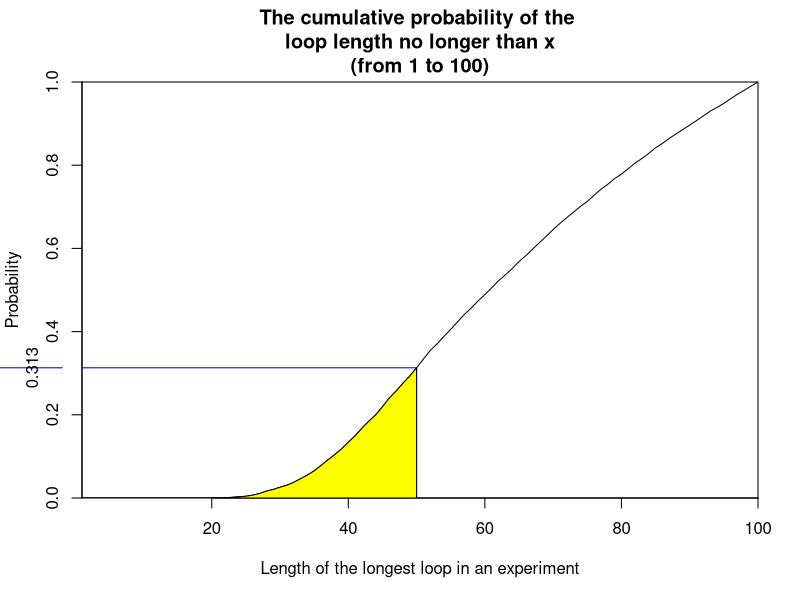
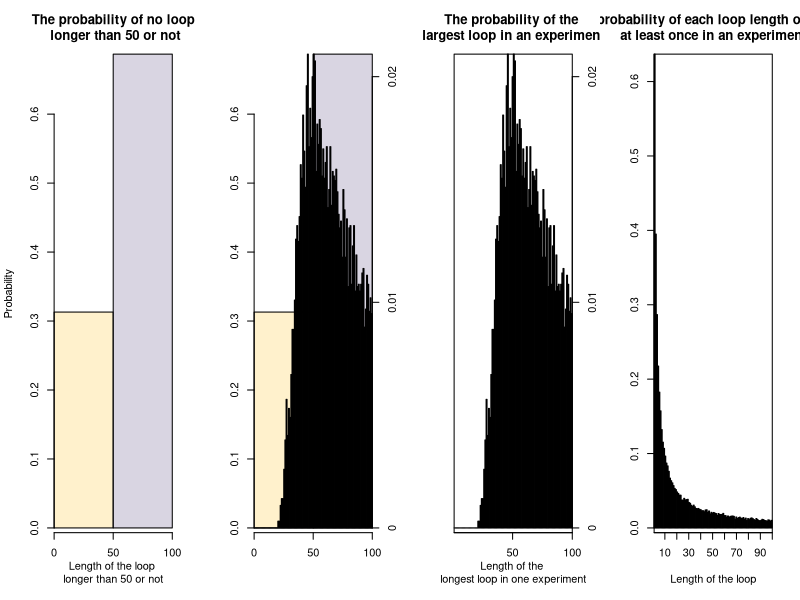

The R script that drew these images, in order:
##### Group member: 
# Sixiang Cheng, s2437109; Ruishuo Cheng, s2305931; Qinxuan Li, s2299101

# github repo's address: https://github.com/lavacakeC/SP_Groupwork_2.git

# We reviewed the topic together, understood the meaning of the topic. After roughly understanding the logic of the topic, we drew a flow chart to organize our ideas. According to the flow chart, Pone and Pall functions were written together and the relevant results were calculated to explore the surprising aspects of this problem. Sixiang completed the dloop function according to the ideas of the first two questions and calculated the results with examples. 
# After debug, together, we discussed the surprising aspects of this problem. After the preliminary code is determined, we have optimized and adjusted the code and integrated the code. Finally, in the visualising, to visualise the probabilities sensibly, we discussed many different ideas for plotting plots to show the success rate. Qinxuan and Ruishuo proposed ideas and gave their own understanding. Sixiang implemented them with codes and finally chose the most intuitive way
# Ruishuo and Qinxuan each undertake about 30% of the work,Sixiang undertake about 40% of the work

# Aim: There are 2n prisoners, 2n boxes, 2n cards with numbers from 1 to 2n, and a card is randomly placed in each box, using different strategies to simulate that each of them can be found in n attempts to open the box Probability of own corresponding number
# Strategy: For strategy 1, the prisoner is the first to open the box with their number. If the card number in the box is the same as the prisoner's number, it is successful. If they do not, the box with the card number is opened again. Strategy 2 is similar with strategy, just first box is randomly selected. Strategy 3 is every box is randomly selected.

# write the function "first_card" to determine the number of the card in the first box each prisoner opened when they enter the room 
# the inputs of function are: n(half of the total number of prisoners, cards and boxes), k(the prisoner's number), strategy(1 is that each prisoner first open the box corresponding to their prisoner number, if the card's number in the box is the prisoner's number, the prisoner succeeds. If the card's number is not the prisoner's number, open the next box corresponding to the card's number; 2 is similar with strategy 1, just the first box opened randomly; 3 is all the boxes opened randomly), card(the boxes' number)
# the output "card_find" is first card's number in the box they first choose
first_card <- function(n, k, strategy, card) {
  # use "if...else if..." conditional statement to assign value to "card_find"
  if (strategy == 1) {
    card_find <- card[k]
  }
  else if (strategy == 2) {
    # using sample funtion to select 1 number among 2n randomly
    card_find <- card[sample(c(1:(2*n)), 1)]
  }
  return(card_find)
}

# write the function "strategy_1_2" to determine whether the prisoner go free or not under the strategy 1 and 2
# the inputs of function are: n,k,card(same as function "first_card"); card_find(the output of the function "first_card")
# the output of the function is TRUE or FALSE, which means the prisoner go free or not
strategy_1_2 <- function(n, k, card, card_find) {
  Find_or_not <- FALSE
  # using for loop to implement that each time prisoner try, the prisoner open the box which number is corresponding to the card's number they see in the last box
  for (prisoner_try in 1:n) {
    # if statement is to implement when the prisoner find the number in the card corresponding their own number
    if (card_find == k) {
      # when if statement execution,Find_or_not changes to TRUE, then use break statement to jump out of the loop
      Find_or_not <- TRUE
      break
    }
    # when if statement not execution, the variable card_find reloads the value of card[card_find] 
    card_find <- card[card_find]
  }
  return(Find_or_not)
}

# write a function "strategy_3" simulation strategy 3 that the prisoner randomly chooses to open the box n times.
# the inputs of this funtion are n(the number of times can open the box, half number of total prisoners), k(prisoner's number), card(the box's number)
# the ouput is True or False, True means successfully find a card number in box that mach prisoner's number. False means didn't find number in the box that mach prisoner's number
# at this funtion, using sample function to randomly assign n numbers from 1 to 2n to simulate the value of opening n box each time. When one of the numbers is the same as the prisoner's number(k), the value corresponding to that array position becomes TRUE. Otherwise the value becomes FALSE. Then using sum funtion to calculate whether there have TRUE value in the array(1 occurs at most once)
strategy_3 <- function(n, k, card) {
  return(sum(k == card[sample(c(1:(2*n)), n)]) != 0)
}

# write the function "Pone" to estimate the probability of a single prisoner go free successfully under the chosen strategy
# the inputs of function are: n,k,strategy(same as above), nreps(the number of replicate simulations to run)
# the output of function is the probability of a single prisoner success under the chosen strategy
Pone <- function(n, k, strategy, nreps = 10000) {
  # First initialize some values that the function needs to call
  # the number of 2n prisoners is assigned successively, and then the escape_num value is set to 0 to calculate the number of successful escapes
  prisoner <- c(1:(2*n))
  escape_num <- 0
  
  # for loop is used to simulate the experiment nreps times
  for (rep in 1:nreps) {
    # Variable Initialization in loop. In each experiment, the card variable was randomly assigned from the prisoner variable
    card <- sample(prisoner)
    # When using strategy 1 or 2, use the first_card function to extract the number of the card each time the box is opened and assign that number to card_find
    if (strategy == 1 | strategy == 2) {
      card_find <- first_card(n, k, strategy, card)
      # The strategy_1_2 function is then called to determine if the card number is equal to the prisoner and return TRUE or FALSE. The escape_num is added to the return value of the different strategy functions to calculate the prisoner's success in finding the box containing his number
      escape_num <- escape_num + strategy_1_2(n, k, card, card_find)
    }
    # If strategy 3 is used, strategy_3 function is directly called
    else if (strategy == 3) {
      escape_num <- escape_num + strategy_3(n, k, card)
    }
    
  }
  # The probability of success was calculated by dividing the number of successes by nreps
  return(escape_num/nreps)
  
}

# test when n=5, which means there are 10 prisoners, estimate the probability of first prisoner go free successfully under the chosen strategy
Pone(5, 1, 1, 10000)
Pone(5, 1, 2, 10000)
Pone(5, 1, 3, 10000)

# test when n=50, which means there are 100 prisoners, estimate the probability of first prisoner go free successfully under the chosen strategy
Pone(50, 1, 1, 10000)
Pone(50, 1, 2, 10000)
Pone(50, 1, 3, 10000)


# write the function "Pall" to estimate the probability of all prisoners go free successfully under the chosen strategy
# the inputs of the function are n, strategy and nreps
# the output of function is the probability of all prisoners success by chosen different strategy
# The main idea of Pall function is very similar to that of Pone function, however, the pone function only targets one prisoner in each experiment, and the pall function considers whether all prisoners escape in each experiment
Pall <- function(n, strategy, nreps = 10000) {
  prisoner <- c(1:(2*n))
  success_escape <- 0
  
  for (rep in 1:nreps) {
    
    card <- sample(prisoner)
    escape_num <- 0
    
    # The main difference is that another for loop is embedded in the for loop to simulate that all prisoners enter the room in one of experiments. If one of the prisoners fails in each experiment, the strategy function referenced will return FALSE.
    for (k in 1:(2*n)) {
      # This part's logical is similar with the pone function 
      if (strategy == 1 | strategy == 2) {
        card_find <- first_card(n, k, strategy, card)
        Find_or_not <- strategy_1_2(n, k, card, card_find)
        # if one of the prisoner not run successfully, means all prisoner not run out successful. Use the if statement to determine when (! If find_or_not) is TRUE (meaning find_or_not is false), the condition fires, using a break statement to jump out of the current loop and making no changes to escape_num
        if (!Find_or_not) {break}
        escape_num <- escape_num + 1
      }
      # This part's logical is similar with the pone function 
      else if (strategy == 3) {
        Find_or_not <- strategy_3(n, k, card)
        if (!Find_or_not) {break}
        escape_num <- escape_num + 1
      }
    }
    # After 2n cycles, determine whether escape_num is equal to 2n (if it is equal to 2n, every prisoner has successfully escaped). This judgment returns true or false, counts the number of successes using success_escape, and returns its success probability
    success_escape <- success_escape + (escape_num == (2*n))
    
  }
  return(success_escape/nreps)
  
}

# when n=5, which means there are 10 prisoners, estimate the probability of all prisoners go free successfully under the chosen strategy in one experiment
Pall(5, 1, 10000)
Pall(5, 2, 10000)
Pall(5, 3, 10000)

# when n=50, which means there are 100 prisoners, estimate the probability of all prisoners go free successfully under the chosen strategy in one experiment
Pall(50, 1, 10000)
Pall(50, 2, 10000)
Pall(50, 3, 10000)

# remarks: when the number of prisoners is large enough, the probability of all escaping should be about zero, for example, when n = 50, the probability of all success should be (1/2)^100, however, when we use strategy 1, the probability of success becomes about 30%.
# remarks: using the Pone function, our results show that strategy 2 have a success rate of nearly 40%, Strategy 1 and strategy 3 both have a success rate of about 50%; In the Pall function, strategies 2 and 3 have an extremely small probability of success only when n is small, and the success rate approaches zero when n becomes large. However, the success rate of strategy 1 is independent of the size of n, which is the most surprising thing
# remarks: our understanding is that strategy 1 is for the whole population, so the number of individuals in the whole population does not affect the final output, but the strategy 2 and 3 calculate the probability of the whole population on an individual basis, so the number of individuals in the whole population will affect the final output

# Write a dloop function to calculate and record the probability of each loop length. It is worth noting that each loop length has the probability of appearing more than once in an experiment
# the inputs are n and nreps
# the outputs is prob(2n-vector of probabilities)
dloop <- function(n, nreps) {
  
  # First define variable "occur" and "box" that both create a vector that length is 2n
  occur <- vector(length = 2*n)
  box <- c(1:(2*n))
  
  # In the nreps' loop, we randomly assign the box value to the card in each loop, and then create a vector tmp to count the length value becomes 1 when each loop length occurs
  for (try in 1:nreps) {
    card <- sample(box)
    tmp <- vector(length = 2*n)
    # Loop k from 1 to 2n, assigning card_find the K'th value of card on each loop.
    for (k in 1:(2*n)) {
      card_find <- card[k]
      # try_k is placed in 2n loops to locate the length of each loop length when the prisoner successfully finds his number card
      for (try_k in 1:(2*n)) {
        # When successful, tmp is added by 1 and the loop is broken out
        if(card_find == k) {
          tmp[try_k] <- 1
          break
        }
        # If it is not found successfully, it reassigns card_find and loops again
        card_find <- card[card_find]
      } 
      
    }
    # Use the occur cycle to record the number of successful nreps, and finally return the probability of success 
    occur <- occur + tmp
  }
  # Calculate the probability
  prob <- occur/nreps
  return(prob)
}

# This part we are trying to using dloop function to calculate the number of occurrences of the longest loop length when n equals 50 and calculate it into probability after loop 10000 times. Finally, the cumulative probability is plotted. We used different ideas to visualize. Finally, we chose a plot that best explains probability. The codes of other plots are attached at the end for reference
# set the vector which is used to contain the largest loop length of each experiment and sum them.
largest <- vector(length = 100)

#try 10000 times
for (i in 1:10000) {
  #use dloop to simulate if or not the length of a certain loop occuring at least once in one experiment.
  tmp <- dloop(50,1)
  #Find the number of loop length occuring in the above dloop function.
  index <- c(1:100)
  index <- index[tmp == 1]
  #Find the largest loop length and accumulate it into the largest vector.
  largest[max(index)] <- largest[max(index)] + 1
}

#calculate the probabilities of each loop length o be the largest loop length in an experiment.
prob_largest_onetime <- largest/10000
#calculate the cumulative probabilities of each loop length to be the largest loop length in an experiment.
prob_largest_onetime_cumulative <- vector(length = 100)
for (i in 1:100) {
  prob_largest_onetime_cumulative[i] <- sum(prob_largest_onetime[1:i])
}

#plot the cumulative probabilities
plot(prob_largest_onetime_cumulative, type = "l"
     , xaxs = "i"
     , yaxs = "i"
     , xlab = "Length of the longest loop in an experiment"
     , ylab = "Probability"
     , main = "The cumulative probability of the \nloop length no longer than x\n(from 1 to 100)")
lines(c(50, 50), c(0, prob_largest_onetime_cumulative[50]), col = "blue")
lines(c(0, 50), c(prob_largest_onetime_cumulative[50], prob_largest_onetime_cumulative[50]), col = "blue")
axis(2, prob_largest_onetime_cumulative[50], prob_largest_onetime_cumulative[50]
     , col = "blue"
     , tck = -0.15
     , line = 1)

#color the region (length <=50)
region_x <- c(1, 1:50, 50)
region_y <- c(0, prob_largest_onetime_cumulative[1:50], 0)
polygon(region_x, region_y, density = -1, col = "yellow")


############################################################################################################################
### Other way of visualising the probabilities ###
# We think the previous plot is enough to visualising the probabilities that there is 
# no loop longer than 50 in a random reshuffling of cards to boxes. 
# The plots below are different ways of showing that probabilities. 
# If the previous plot makes sense, you could stop here and not use the code below

prob_no_longer_50 <- sum(largest[1:50])/10000
prob_of_each_length <- dloop(50,10000)

color1 <- c(rgb(255,220,126,100, maxColorValue = 255), rgb(158,148,182,100, maxColorValue = 255))
color2 <- c(rep(rgb(254,212,152,200, maxColorValue = 255),50), rep(rgb(158,148,182,200, maxColorValue = 255), 50))

par(mfcol = c(1, 4))
barplot(c(prob_no_longer_50, 1- prob_no_longer_50), space = 0
        , col = color1, xaxs="i"
        , xlab = "Length of the loop \nlonger than 50 or not"
        , ylab = "Probability"
        , main = "The probability of no loop\n longer than 50 or not")
axis(1, c(0,1,2), c(0,50,100))

barplot(c(prob_no_longer_50, 1- prob_no_longer_50), space = 0, col = color1, xaxs="i")
axis(1, c(0,1,2), c(0,50,100))
par(new = TRUE)
barplot(prob_largest_onetime, col = color2, xaxs = "i", yaxt = "n", xaxt = "n")
axis(4, seq(0,0.025,0.01), seq(0,0.025,0.01))

plot(c(1:100), xaxs = "i", type = "n", xlab = "", ylab = "", yaxt = "n", xaxt = "n"
     , main = "The probability of the \nlargest loop in an experiment")
axis(1, seq(0,100,50), seq(0,100,50))
par(new = TRUE)
barplot(prob_largest_onetime, col = color2, xaxs = "i", yaxt = "n"
        , xlab = "Length of the \nlongest loop in one experiment")
axis(4, seq(0,0.025,0.01), seq(0,0.025,0.01))

plot(c(1:100), xaxs = "i", type = "n", xlab = "", ylab = "", yaxt = "n", xaxt = "n")
axis(1, seq(0,110,10), seq(0,110,10))
par(new = TRUE)
barplot(prob_of_each_length, xaxs = "i", xlab = "Length of the loop"
        , col = rgb(254,212,152,200, maxColorValue = 255)
        , main = "The probability of each loop length occurring \nat least once in an experiment")
